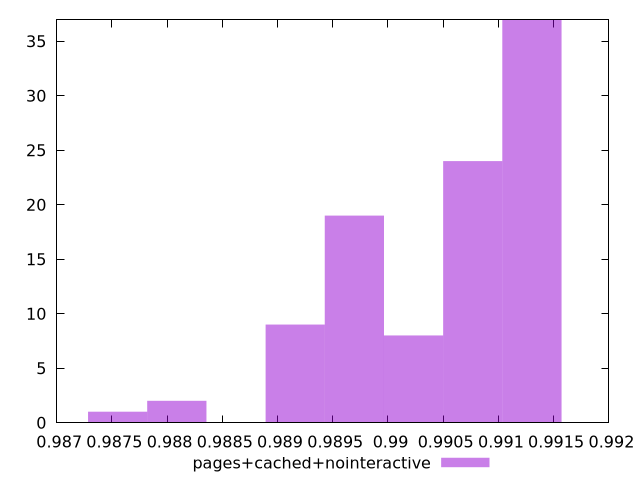

Write the gnuplot code that produced this figure.
$_pagesCachedNointeractive <<EOF
0.9891600723204148 9
0.9913034310903399 37
0.9880883929354523 2
0.9896959120128961 19
0.9907675913978586 24
0.987552553242971 1
0.9902317517053774 8
EOF
set key outside below
set terminal pngcairo
set output "report_00004_2020-11-02T20-21-41.718Z/bootup-time/pages+cached+nointeractive//hist.png"
set yrange [0:37]
set boxwidth 0.0005358396924812648
set style fill transparent solid 0.5 noborder
plot $_pagesCachedNointeractive title "pages+cached+nointeractive" with boxes ,
